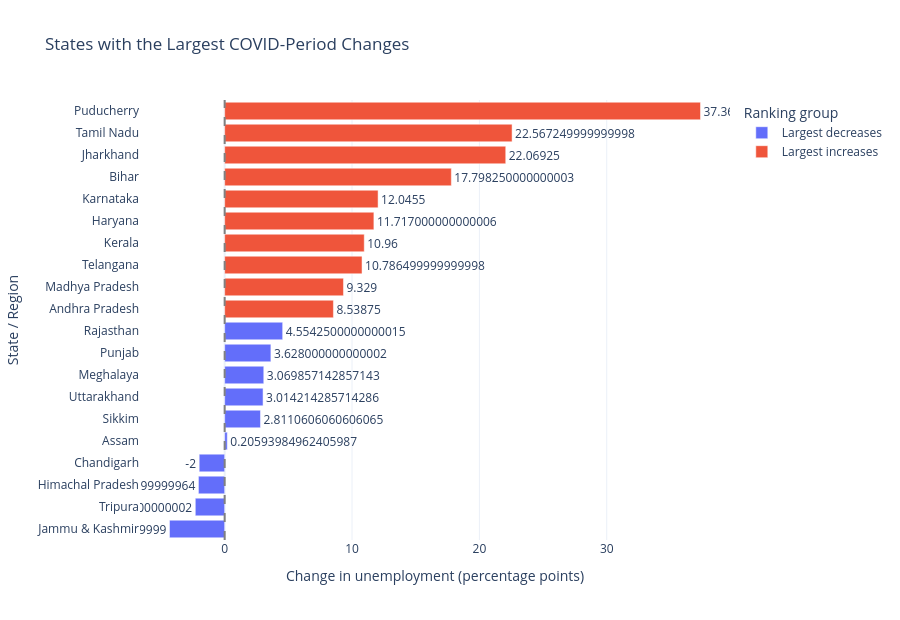

The notebook cell saved with this chart:
### Code cell
change_plot = (
    pd.concat([
        largest_increases.reset_index().assign(Group="Largest increases"),
        largest_decreases.reset_index().assign(Group="Largest decreases")
    ])
    .sort_values("Change_pp"))

fig = px.bar(
    change_plot,
    x="Change_pp",
    y="State",
    color="Group",
    orientation="h",
    text="Change_pp",
    title="States with the Largest COVID-Period Changes",
    labels={
        "Change_pp": "Change in unemployment (percentage points)",
        "State": "State / Region",
        "Group": "Ranking group"},
    template="plotly_white")
fig.update_traces(
    texttemplate="%{text:+.2f}",
    textposition="outside",
    hovertemplate="%{y}<br>Change: %{x:+.2f} percentage points<extra></extra>")
fig.add_vline(x=0, line_dash="dash", line_color="gray")
fig.update_layout(height=620)
fig.show()

### Figure 1 — Plotly figure (JSON) as saved in the notebook; plotly's stock layout.template omitted (floating-point values rounded to 4 significant figures)
{"data": [{"hovertemplate": "%{y}<br>Change: %{x:+.2f} percentage points<extra></extra>", "legendgroup": "Largest decreases", "marker": {"color": "#636efa", "pattern": {"shape": ""}}, "name": "Largest decreases", "orientation": "h", "showlegend": true, "text": [-4.332, -2.307, -2.06, -2.0, 0.2059, 2.811, 3.014, 3.07, 3.628, 4.554], "textposition": "outside", "texttemplate": "%{text:+.2f}", "type": "bar", "x": [-4.332, -2.307, -2.06, -2.0, 0.2059, 2.811, 3.014, 3.07, 3.628, 4.554], "xaxis": "x", "y": ["Jammu & Kashmir", "Tripura", "Himachal Pradesh", "Chandigarh", "Assam", "Sikkim", "Uttarakhand", "Meghalaya", "Punjab", "Rajasthan"], "yaxis": "y"}, {"hovertemplate": "%{y}<br>Change: %{x:+.2f} percentage points<extra></extra>", "legendgroup": "Largest increases", "marker": {"color": "#EF553B", "pattern": {"shape": ""}}, "name": "Largest increases", "orientation": "h", "showlegend": true, "text": [8.539, 9.329, 10.79, 10.96, 11.72, 12.05, 17.8, 22.07, 22.57, 37.36], "textposition": "outside", "texttemplate": "%{text:+.2f}", "type": "bar", "x": [8.539, 9.329, 10.79, 10.96, 11.72, 12.05, 17.8, 22.07, 22.57, 37.36], "xaxis": "x", "y": ["Andhra Pradesh", "Madhya Pradesh", "Telangana", "Kerala", "Haryana", "Karnataka", "Bihar", "Jharkhand", "Tamil Nadu", "Puducherry"], "yaxis": "y"}], "layout": {"barmode": "relative", "height": 620, "legend": {"title": {"text": "Ranking group"}, "tracegroupgap": 0}, "shapes": [{"line": {"color": "gray", "dash": "dash"}, "type": "line", "x0": 0, "x1": 0, "xref": "x", "y0": 0, "y1": 1, "yref": "y domain"}], "title": {"text": "States with the Largest COVID-Period Changes"}, "xaxis": {"anchor": "y", "domain": [0, 1], "title": {"text": "Change in unemployment (percentage points)"}}, "yaxis": {"anchor": "x", "domain": [0, 1], "title": {"text": "State / Region"}}}}
